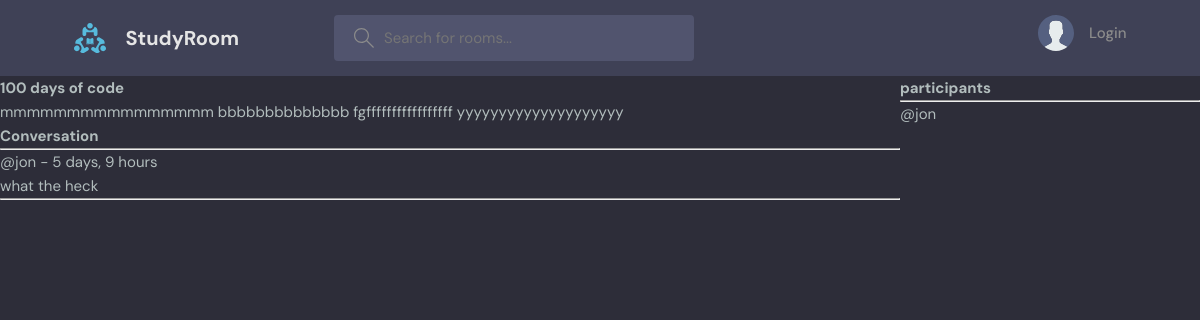
Page /room/2/ on the committed database.
### base/models.py (models this page shows, shortened)
class Room(models.Model):
    host = models.ForeignKey(User, on_delete=models.SET_NULL, null=True)
    topic = models.ForeignKey(Topic, on_delete=models.SET_NULL, null=True)
    name = models.CharField(max_length=200)
    description = models.TextField(null=True, blank=True)
    participants = models.ManyToManyField(
        User, related_name='participants', blank=True)
    updated = models.DateTimeField(auto_now=True)
    created = models.DateTimeField(auto_now_add=True)
    class Meta:
        ordering = ['-updated', '-created']

class Message(models.Model):
    user = models.ForeignKey(User, on_delete=models.CASCADE)
    room = models.ForeignKey(Room, on_delete=models.CASCADE)
    body = models.TextField()
    updated = models.DateTimeField(auto_now=True)
    created = models.DateTimeField(auto_now_add=True)
    class Meta:
        ordering = ['-updated', '-created']

### base/views.py (the view, shortened to what this page needs)
# urls.py: path('room/<str:pk>/', views.room, name="room"),
def room(request, pk):
    room = Room.objects.get(id=pk)
    room_messages = room.message_set.all()
    participants = room.participants.all()
    context = {'room': room, 'room_messages': room_messages,
               'participants': participants}
    return render(request, 'base/room.html', context)

### base/templates/base/room.html (shortened to what this page needs)
{% extends 'main.html' %} {% block content %}
<div class="room-container">
    <div>
        <h1>{{room.name}}</h1>
        <p>{{room.description}}</p>
        <div class="comment-wrapper">
            <h3>Conversation</h3>
            <hr />
            {% for message in room_messages %}
            <div>
                <small>@{{message.user}} - {{message.created|timesince}}</small>
                <p>{{message.body}}</p>
                <hr />
            </div>
            {% endfor %}
        </div>
    </div>
    <div>
        <h3>participants</h3>
        <hr />
        {% for user in participants %}
        <div>
            <p>@{{user.username}}</p>
        </div>
        {% endfor %}
    </div>
</div>
{% endblock %}

### static/styles/style.css (style rules this page uses)
:root { --color-main: #71c6dd; --color-main-light: #e1f6fb; --color-dark: #3f4156; --color-dark-medium: #51546e; --color-dark-light: #696d97; --color-light: #e5e5e5; --color-gray: #8b8b8b; --color-light-gray: #b2bdbd; --color-bg: #2d2d39; --color-success: #5dd693; --color-error: #fc4b0b; }
* { font-family: "DM Sans", -apple-system, BlinkMacSystemFont, "Segoe UI", Roboto, Oxygen, Ubuntu, Cantarell, "Open Sans", "Helvetica Neue", sans-serif; margin: 0; padding: 0; box-sizing: border-box; text-rendering: optimizeLegibility; font-size: inherit; }
html { font-size: 56.25%; }
@media only screen and (min-width: 1200px) { html { font-size: 62.5%; } }
body { line-height: 1.6; font-weight: 400; font-size: 1.5rem; color: var(--color-light-gray); background-color: var(--color-bg); min-height: 100vh; }

### base/templates/base/room.html (style rules this page uses)
.room-container { display: grid; grid-template-columns: 3fr 1fr; }

### rows in the picture
Room: name "100 days of code", description "mmmmmmmmmmmmmmmm bbbbbbbbbbbbbb fgfffffffffffffffff yyyyyyyyyyyyyyyyyyyy"
Message: user "jon", created "5 days, 9 hours", body "what the heck"

### other values in the picture
{{ user.username }} "jon"
